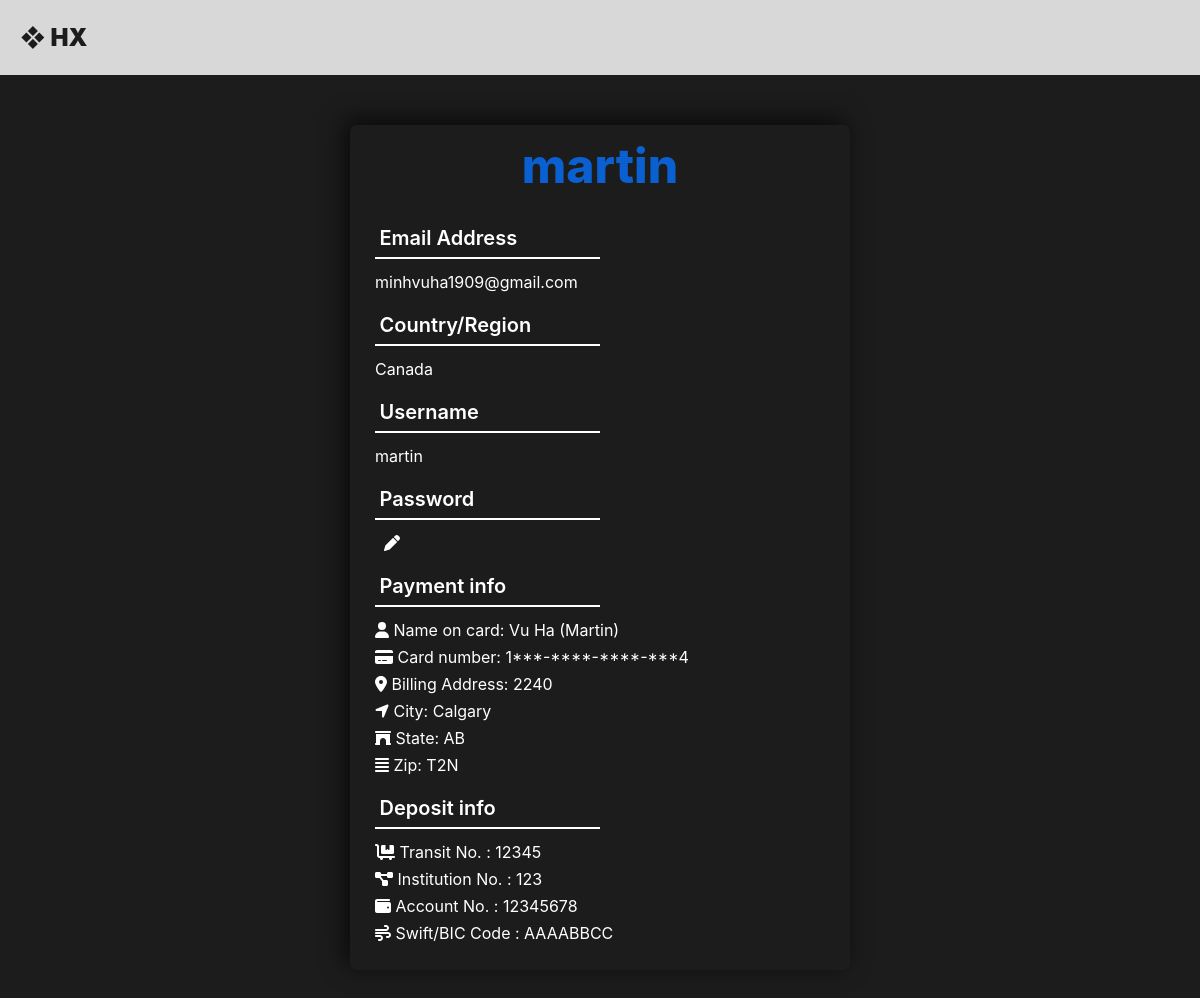
Screenshot of /frontend/listener/PersonalPage.php (signed in) with the database file from the repository.
### tables this page shows
CREATE TABLE `account` (
  `username` varchar(50) NOT NULL,
  `password` varchar(60) NOT NULL,
  `account_type` varchar(50) NOT NULL,
  `id` int(11) NOT NULL,
  `Shares` int(50) NOT NULL,
  `balance` decimal(10,1) NOT NULL,
  `rate` decimal(10,1) NOT NULL,
  `Share_Distributed` int(10) NOT NULL,
  `email` varchar(50) NOT NULL,
  `billing_address` varchar(10) NOT NULL,
  `Full_name` varchar(50) NOT NULL,
  `City` varchar(20) NOT NULL,
  `State` varchar(20) NOT NULL,
  `ZIP` varchar(6) NOT NULL,
  `Card_number` varchar(19) NOT NULL,
  `Transit_no` varchar(5) NOT NULL,
  `Inst_no` varchar(3) NOT NULL,
  `Account_no` varchar(11) NOT NULL,
  `Swift` varchar(8) NOT NULL,
  `price_per_share` decimal(10,1) NOT NULL,
  `Monthly_shareholder` int(11) NOT NULL,
  `Income` decimal(10,1) NOT NULL,
  `Market_cap` decimal(10,1) NOT NULL,
  `shares_repurchase` int(11) NOT NULL
);

### backend/control/Queries.php (called while the page is built, shortened)
<?php
        function searchAccount($conn, $username)
        {
            $sql = "SELECT * FROM account WHERE username = ?";
            $stmt = $conn->prepare($sql);
            $stmt->bind_param('s', $username);
            if($stmt->execute() == FALSE)
            {
                $msg = "Error occured: ".implode(":", $stmt->errorInfo());
                hx_error(HX::QUERY, "searchAccount failed to query");
            }
            $result = $stmt->get_result();
            return $result;
        }
?>

### backend/shared/include/Helper.php (called while the page is built, shortened)
<?php
    function getAccount($username)
    {
        $conn = connect();
        $result = searchAccount($conn, $username);
        $msg = "searchAccount returned ".$result->num_rows." rows";
        $account = $result->fetch_assoc();
        return $account;
    }
?>

### backend/shared/include/PersonalPageHelpers.php (called while the page is built)
<?php
    function printUserImportantInfo($info): string
    {
        $ret = '';
        $chars = str_split($info);
        $i = 0;
        foreach($chars as $char)
        {
            if($i == 0 || $i == sizeof($chars)-1)
            {
                $ret.=$char;
            }
            else if($char == '-')
            {
                $ret.=$char;
            }
            else
            {
                $ret.='*';
            }
            $i++;
        }
        return $ret;
    }
?>

### frontend/listener/PersonalPage.php (the view, shortened to what this page needs)
<?php
include '../../backend/control/Dependencies.php';
include '../../backend/shared/include/PersonalPageHelpers.php';
?>
<head>
  <link href="https://rsms.me/inter/inter-ui.css" rel="stylesheet">
  <link rel="stylesheet" href="https://use.fontawesome.com/releases/v5.5.0/css/all.css">
  <link rel="stylesheet" href="../css/app.css" type="text/css">
  <link rel="stylesheet" href="../css/default.css" id="theme-color">
  <link rel="stylesheet" href="../css/menu.css" id="theme-color">
</head>
<body class="bg-dark">
  <header class="smart-scroll">
    <div class="container-xxl">
      <nav class="navbar navbar-expand-md navbar-dark bg-darkcyan">
        <a class="navbar-brand heading-black" href="Listener.php" onclick='window.location.reload();'>
            ❖ HX
        </a>
    </div>
  </header>
  <main>
    <section class="middle-card text-center">
      <div class="name">
        <h1 class="h1-blue"><?php echo $_SESSION['username']; ?></h1>
      </div>
    </section>
    <section class="middle-card">
      <h1 id="h1-sm">Email Address</h1>
      <p><?php
          $account_info = getAccount($_SESSION['username']);
          echo $account_info['email'];
          ?>
    </section>
    <section class="middle-card">
      <h1 id="h1-sm">Country/Region</h1>
      <p>Canada</p>
    </section>
    <section class="middle-card">
      <h1 id="h1-sm">Username</h1>
      <p><?php echo $_SESSION['username']; ?></p>
    </section>
    <section class="middle-card">
      <h1 id="h1-sm">Password</h1>
      <a href="../../backend/shared/EditPasswordBackend.php" id="icon-btn">&nbsp<i class="fa fa-pen"></i></a>
    </section>
    <?php
      if(!$_SESSION['testing_phase'])
      {
        echo '
            <section class="middle-card">
              <h1 id="h1-sm">Payment info</h1>
              <p><i class="fa fa-user"></i> Name on card: '.$account_info['Full_name'].'</p>
            </section>
            <section class="middle-card">
              <p><i class="fas fa-credit-card"></i> Card number: '.printUserImportantInfo($account_info['Card_number']).'</p>
            </section>
            <section class="middle-card">
              <p><i class="fas fa-map-marker-alt"></i> Billing Address: '.$account_info['billing_address'].'</p>
            </section>
            <section class="middle-card">
              <p><i class="fas fa-location-arrow"></i> City: '.$account_info['City'].'</p>
            </section>
            <section class="middle-card">
              <p><i class="fas fa-archway"></i> State: '.$account_info['State'].'</p>
            </section>
            <section class="middle-card">
              <p><i class="fas fa-align-justify"></i> Zip: '.$account_info['ZIP'].'</p>
            </section>
            <section class="middle-card">
              <h1 id="h1-sm">Deposit info</h1>
              <p><i class="fas fa-dolly-flatbed"></i> Transit No. : '.$account_info['Transit_no'].'</p>
            </section>
            <section class="middle-card">
              <p><i class="fas fa-project-diagram"></i> Institution No. : '.$account_info['Inst_no'].'</p>
            </section>
            <section class="middle-card">
              <p><i class="fas fa-wallet"></i> Account No. : '.$account_info['Account_no'].'</p>
            </section>
            <section class="middle-card">
              <p><i class="fas fa-wind"></i> Swift/BIC Code : '.$account_info['Swift'].'</p>
            </section>
        ';
      }
    ?>
    <section class="middle-card py-2"></section>
  </main>
</body>

### frontend/css/app.css (style rules this page uses)
* { margin: 0; padding: 0; box-sizing: border-box; }
main { width: 500px; overflow: hidden; background-color: #1c1c1cff; font-size: 16px; line-height: 22px; color: #000; border-radius: 7px; box-shadow: -5px -5px 25px rgba(0, 0, 0, 0.705); margin: 50px auto; }
h1#h1-sm { font-size: 20px; color: white; font-weight: 600; margin: 12px 0; border-bottom: 2px solid #ffffff; width: 50%; padding: 1%; }
.middle-card, footer { margin: 5px 25px; }
.middle-card { text-align: justify; }
p { color: #ffffff; display: inline-block; }
a#icon-btn { color: #ffffff; }

### frontend/css/menu.css (style rules this page uses)
.bg-darkcyan { background-color: #134f5cff; }
.bg-darkcyan { background-color: #d8d8d8; }
.h1-blue { font-size: 3rem; color: #0a60d0; font-weight: 800; }

### rows the page displays
account: email "minhvuha1909@gmail.com", Full_name "Vu Ha (Martin)", Card_number "1***-****-****-***4", billing_address "2240", City "Calgary", State "AB", ZIP "T2N", Transit_no "12345", Inst_no "123", Account_no "12345678", Swift "AAAABBCC"

### other values shown
$_SESSION['username'] "martin"
